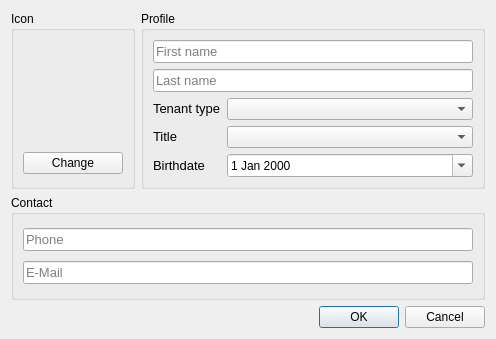
<?xml version="1.0" encoding="UTF-8"?>
<ui version="4.0">
 <class>W_Tenant_Creator</class>
 <widget class="QDialog" name="W_Tenant_Creator">
  <property name="geometry">
   <rect>
    <x>0</x>
    <y>0</y>
    <width>496</width>
    <height>339</height>
   </rect>
  </property>
  <property name="windowTitle">
   <string>Tenant Creator</string>
  </property>
  <property name="windowIcon">
   <iconset resource="../../resources/icons.qrc">
    <normaloff>:/assets/financial-payees.svg</normaloff>:/assets/financial-payees.svg</iconset>
  </property>
  <layout class="QGridLayout" name="gridLayout">
   <item row="0" column="0">
    <widget class="QGroupBox" name="groupBox_2">
     <property name="title">
      <string>Icon</string>
     </property>
     <layout class="QVBoxLayout" name="verticalLayout_4">
      <item>
       <widget class="QLabel" name="l_icon">
        <property name="sizePolicy">
         <sizepolicy hsizetype="Maximum" vsizetype="Maximum">
          <horstretch>0</horstretch>
          <verstretch>0</verstretch>
         </sizepolicy>
        </property>
        <property name="minimumSize">
         <size>
          <width>100</width>
          <height>100</height>
         </size>
        </property>
        <property name="maximumSize">
         <size>
          <width>100</width>
          <height>100</height>
         </size>
        </property>
        <property name="font">
         <font>
          <pointsize>10</pointsize>
         </font>
        </property>
        <property name="text">
         <string/>
        </property>
        <property name="pixmap">
         <pixmap resource="../../resources/icons.qrc">:/assets/system-users.svg</pixmap>
        </property>
        <property name="scaledContents">
         <bool>true</bool>
        </property>
       </widget>
      </item>
      <item>
       <widget class="QPushButton" name="b_icon">
        <property name="text">
         <string>Change</string>
        </property>
       </widget>
      </item>
     </layout>
    </widget>
   </item>
   <item row="0" column="1">
    <widget class="QGroupBox" name="groupBox_4">
     <property name="title">
      <string>Profile</string>
     </property>
     <layout class="QGridLayout" name="gridLayout_2">
      <item row="5" column="0">
       <widget class="QLabel" name="l_title">
        <property name="sizePolicy">
         <sizepolicy hsizetype="Maximum" vsizetype="Maximum">
          <horstretch>0</horstretch>
          <verstretch>0</verstretch>
         </sizepolicy>
        </property>
        <property name="font">
         <font>
          <pointsize>10</pointsize>
         </font>
        </property>
        <property name="text">
         <string>Title</string>
        </property>
       </widget>
      </item>
      <item row="4" column="1">
       <widget class="QComboBox" name="cb_type"/>
      </item>
      <item row="4" column="0">
       <widget class="QLabel" name="label_22">
        <property name="sizePolicy">
         <sizepolicy hsizetype="Maximum" vsizetype="Maximum">
          <horstretch>0</horstretch>
          <verstretch>0</verstretch>
         </sizepolicy>
        </property>
        <property name="font">
         <font>
          <pointsize>10</pointsize>
         </font>
        </property>
        <property name="text">
         <string>Tenant type</string>
        </property>
       </widget>
      </item>
      <item row="5" column="1">
       <widget class="QComboBox" name="cb_title"/>
      </item>
      <item row="6" column="1">
       <widget class="QDateEdit" name="de_birthdate">
        <property name="calendarPopup">
         <bool>true</bool>
        </property>
       </widget>
      </item>
      <item row="6" column="0">
       <widget class="QLabel" name="l_birthdate">
        <property name="sizePolicy">
         <sizepolicy hsizetype="Maximum" vsizetype="Maximum">
          <horstretch>0</horstretch>
          <verstretch>0</verstretch>
         </sizepolicy>
        </property>
        <property name="font">
         <font>
          <pointsize>10</pointsize>
         </font>
        </property>
        <property name="text">
         <string>Birthdate</string>
        </property>
       </widget>
      </item>
      <item row="1" column="0" colspan="2">
       <widget class="QLineEdit" name="le_last_name">
        <property name="font">
         <font>
          <pointsize>10</pointsize>
         </font>
        </property>
        <property name="placeholderText">
         <string>Last name</string>
        </property>
       </widget>
      </item>
      <item row="0" column="0" colspan="2">
       <widget class="QLineEdit" name="le_frist_name">
        <property name="font">
         <font>
          <pointsize>10</pointsize>
         </font>
        </property>
        <property name="placeholderText">
         <string>First name</string>
        </property>
       </widget>
      </item>
     </layout>
    </widget>
   </item>
   <item row="1" column="0" colspan="2">
    <widget class="QGroupBox" name="groupBox">
     <property name="title">
      <string>Contact</string>
     </property>
     <layout class="QVBoxLayout" name="verticalLayout_2">
      <item>
       <widget class="QLineEdit" name="le_phone">
        <property name="sizePolicy">
         <sizepolicy hsizetype="Preferred" vsizetype="Maximum">
          <horstretch>0</horstretch>
          <verstretch>0</verstretch>
         </sizepolicy>
        </property>
        <property name="minimumSize">
         <size>
          <width>250</width>
          <height>0</height>
         </size>
        </property>
        <property name="font">
         <font>
          <pointsize>10</pointsize>
         </font>
        </property>
        <property name="placeholderText">
         <string>Phone</string>
        </property>
       </widget>
      </item>
      <item>
       <widget class="QLineEdit" name="le_email">
        <property name="sizePolicy">
         <sizepolicy hsizetype="Preferred" vsizetype="Maximum">
          <horstretch>0</horstretch>
          <verstretch>0</verstretch>
         </sizepolicy>
        </property>
        <property name="minimumSize">
         <size>
          <width>250</width>
          <height>0</height>
         </size>
        </property>
        <property name="font">
         <font>
          <pointsize>10</pointsize>
         </font>
        </property>
        <property name="placeholderText">
         <string>E-Mail</string>
        </property>
       </widget>
      </item>
     </layout>
    </widget>
   </item>
   <item row="2" column="1">
    <widget class="QDialogButtonBox" name="buttonBox">
     <property name="orientation">
      <enum>Qt::Orientation::Horizontal</enum>
     </property>
     <property name="standardButtons">
      <set>QDialogButtonBox::StandardButton::Cancel|QDialogButtonBox::StandardButton::Ok</set>
     </property>
    </widget>
   </item>
  </layout>
 </widget>
 <resources>
  <include location="../../resources/icons.qrc"/>
 </resources>
 <connections/>
</ui>
